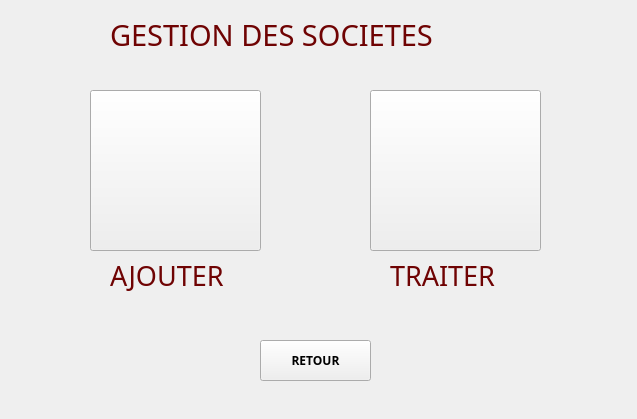
<?xml version="1.0" encoding="UTF-8"?>
<ui version="4.0">
 <class>Gestion_Societe</class>
 <widget class="QWidget" name="Gestion_Societe">
  <property name="geometry">
   <rect>
    <x>0</x>
    <y>0</y>
    <width>637</width>
    <height>419</height>
   </rect>
  </property>
  <property name="windowTitle">
   <string>Form</string>
  </property>
  <widget class="QLabel" name="label">
   <property name="geometry">
    <rect>
     <x>110</x>
     <y>10</y>
     <width>441</width>
     <height>51</height>
    </rect>
   </property>
   <property name="font">
    <font>
     <family>Century Gothic</family>
     <pointsize>22</pointsize>
     <weight>50</weight>
     <bold>false</bold>
    </font>
   </property>
   <property name="text">
    <string>&lt;html&gt;&lt;head/&gt;&lt;body&gt;&lt;p&gt;&lt;span style=&quot; color:#6f0303;&quot;&gt;GESTION DES  SOCIETES&lt;/span&gt;&lt;/p&gt;&lt;/body&gt;&lt;/html&gt;</string>
   </property>
  </widget>
  <widget class="QPushButton" name="entraineurs">
   <property name="geometry">
    <rect>
     <x>90</x>
     <y>90</y>
     <width>171</width>
     <height>161</height>
    </rect>
   </property>
   <property name="text">
    <string/>
   </property>
   <property name="icon">
    <iconset resource="images.qrc">
     <normaloff>:/icons/add.png</normaloff>:/icons/add.png</iconset>
   </property>
   <property name="iconSize">
    <size>
     <width>150</width>
     <height>150</height>
    </size>
   </property>
  </widget>
  <widget class="QPushButton" name="entraineurs_2">
   <property name="geometry">
    <rect>
     <x>370</x>
     <y>90</y>
     <width>171</width>
     <height>161</height>
    </rect>
   </property>
   <property name="text">
    <string/>
   </property>
   <property name="icon">
    <iconset resource="images.qrc">
     <normaloff>:/icons/manage.png</normaloff>:/icons/manage.png</iconset>
   </property>
   <property name="iconSize">
    <size>
     <width>150</width>
     <height>150</height>
    </size>
   </property>
  </widget>
  <widget class="QPushButton" name="pushButton">
   <property name="geometry">
    <rect>
     <x>260</x>
     <y>340</y>
     <width>111</width>
     <height>41</height>
    </rect>
   </property>
   <property name="font">
    <font>
     <family>Century Gothic</family>
     <weight>75</weight>
     <bold>true</bold>
    </font>
   </property>
   <property name="text">
    <string>RETOUR</string>
   </property>
   <property name="icon">
    <iconset>
     <normaloff>:/icons/icons8_back_to_200px.png</normaloff>:/icons/icons8_back_to_200px.png</iconset>
   </property>
   <property name="iconSize">
    <size>
     <width>30</width>
     <height>30</height>
    </size>
   </property>
  </widget>
  <widget class="QLabel" name="label_2">
   <property name="geometry">
    <rect>
     <x>110</x>
     <y>250</y>
     <width>141</width>
     <height>51</height>
    </rect>
   </property>
   <property name="font">
    <font>
     <family>Century Gothic</family>
     <pointsize>20</pointsize>
    </font>
   </property>
   <property name="text">
    <string>&lt;html&gt;&lt;head/&gt;&lt;body&gt;&lt;p&gt;&lt;span style=&quot; color:#6f0303;&quot;&gt;AJOUTER&lt;/span&gt;&lt;/p&gt;&lt;/body&gt;&lt;/html&gt;</string>
   </property>
  </widget>
  <widget class="QLabel" name="label_3">
   <property name="geometry">
    <rect>
     <x>390</x>
     <y>250</y>
     <width>141</width>
     <height>51</height>
    </rect>
   </property>
   <property name="font">
    <font>
     <family>Century Gothic</family>
     <pointsize>20</pointsize>
    </font>
   </property>
   <property name="text">
    <string>&lt;html&gt;&lt;head/&gt;&lt;body&gt;&lt;p&gt;&lt;span style=&quot; color:#6f0303;&quot;&gt;TRAITER&lt;/span&gt;&lt;/p&gt;&lt;/body&gt;&lt;/html&gt;</string>
   </property>
  </widget>
 </widget>
 <resources>
  <include location="images.qrc"/>
 </resources>
 <connections/>
</ui>
